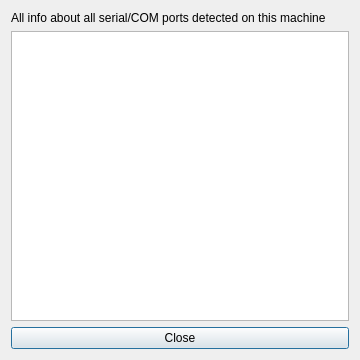
<?xml version="1.0" encoding="UTF-8"?>
<ui version="4.0">
 <class>SerialPortsInfo</class>
 <widget class="QDialog" name="SerialPortsInfo">
  <property name="geometry">
   <rect>
    <x>0</x>
    <y>0</y>
    <width>360</width>
    <height>360</height>
   </rect>
  </property>
  <property name="windowTitle">
   <string>Serial ports information</string>
  </property>
  <layout class="QVBoxLayout" name="verticalLayout">
   <item>
    <widget class="QLabel" name="label_info">
     <property name="text">
      <string>All info about all serial/COM ports detected on this machine</string>
     </property>
    </widget>
   </item>
   <item>
    <widget class="QTextBrowser" name="textBrowser"/>
   </item>
   <item>
    <widget class="QPushButton" name="closeButton">
     <property name="text">
      <string>Close</string>
     </property>
    </widget>
   </item>
  </layout>
 </widget>
 <resources/>
 <connections/>
</ui>
